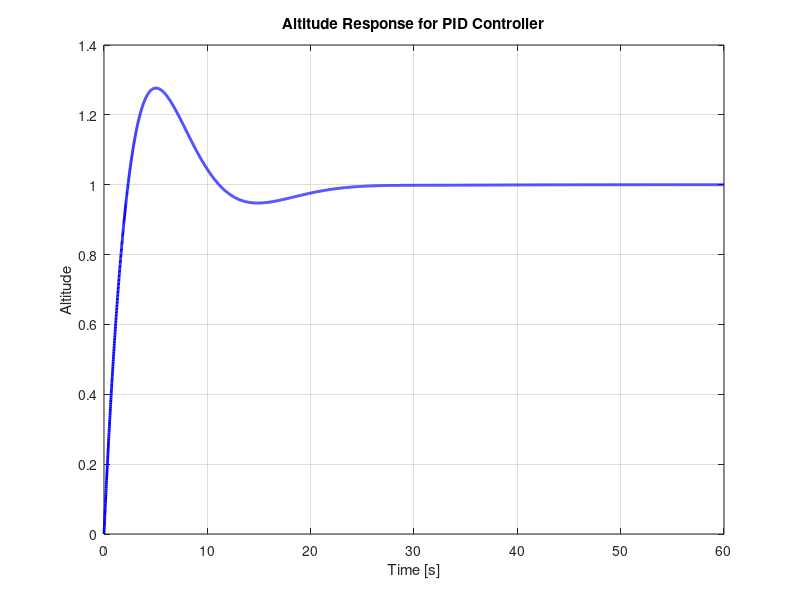

This chart was generated by the following MATLAB code:
clc; clear all; close all;

m = 0.468; 
g = 9.80665;

K_p = 0.1; 
K_i = 0.01; 
K_d = 0.3;

% Transfer function of drone z-direction dynamics
s = tf('s');
G = 1 / (m * s^2);

% Controller T.F.
C = K_p + K_i / s + K_d * s;

% Feedback loop T.F.
T = feedback(C * G, 1);

% Time Response
t = 0:0.01:60; 
[y, t] = step(T, t); 

% Plot Altitude Response
figure;
plot(t, y, 'b', 'LineWidth', 2);
grid on;
xlabel('Time [s]');
ylabel('Altitude');
title('Altitude Response for PID Controller');
